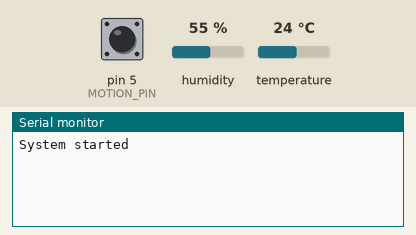
Simulated run of this sketch. Board: Arduino Uno, built with avr-gcc and run on an emulated ATmega328P. On the bench: the last lines printed to the serial monitor. The inputs (shaded band) are chosen by the test bench; at power-on: humidity 55 %, temperature 24 °C, pin 5 (MOTION_PIN) HIGH.

Above: at 1.2 s.
1.3 s: humidity set to 22 %
At 3.0 s:
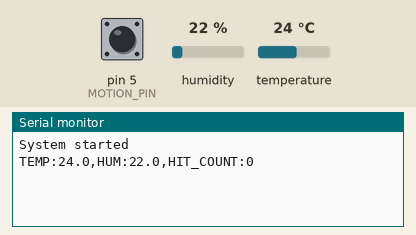
5.5 s: temperature set to 12 °C
At 6.8 s:
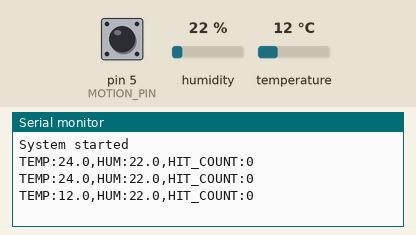
7.0 s: humidity set to 40 %
At 8.4 s:
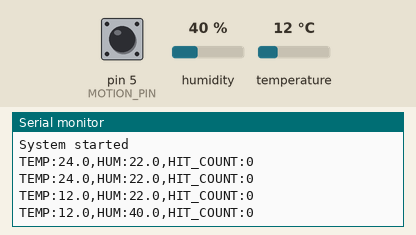
8.5 s: pin 5 (MOTION_PIN) pulsed LOW 2 times (0.12 s each, 0.3 s apart)
At 9.6 s:
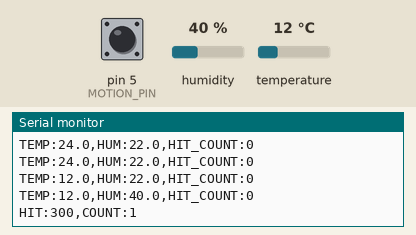
10.6 s: pin 5 (MOTION_PIN) pulled LOW for 0.15 s
At 11.3 s:
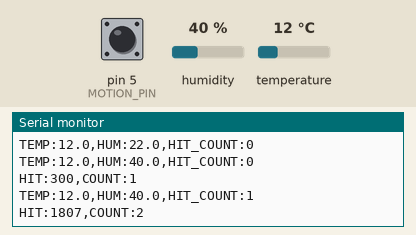
12.2 s: pin 5 (MOTION_PIN) pulled LOW for 1 s
At 13.6 s:
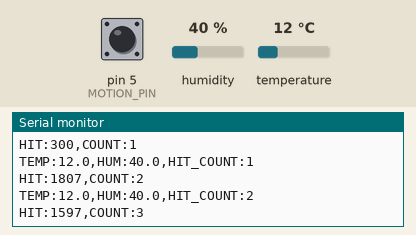
Timing chart, 0 to 15.2 s (numbered marks = the images above; inputs shaded):
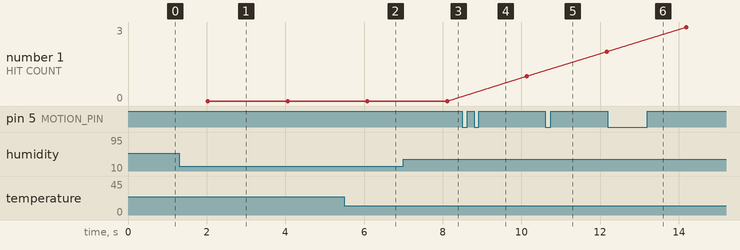

The sketch:

TermoAndGyro.ino
```cpp
#include "DHT.h"

// КОНСТАНТЫ ПИНОВ
#define DHT_PIN 2
#define MOTION_PIN 5

// КОНСТАНТЫ ВРЕМЕНИ
#define TEMP_READ_INTERVAL_MS 2000  // Чтение температуры каждые 2 секунды
#define HIT_RESET_INTERVAL_MS 600000 // Сброс счетчика каждые 10 минут
#define DEBOUNCE_DELAY_MS 50
#define HOLD_DELAY_MS 10
#define MAIN_LOOP_DELAY_MS 10

DHT dht(DHT_PIN, DHT11);

// ПЕРЕМЕННЫЕ ДЛЯ УДАРОВ
unsigned long lastHitTime = 0;
unsigned long timeBetweenHits = 0;
unsigned long lastTempTime = 0;
int hitCount = 0;

// ПЕРЕМЕННЫЕ ДЛЯ ТЕМПЕРАТУРЫ
float lastTemperature = 0;
float lastHumidity = 0;

void setup() {
  pinMode(MOTION_PIN, INPUT_PULLUP);
  dht.begin();
  Serial.begin(9600);
  Serial.println("System started");
}

void loop() {
  // ОБРАБОТКА УДАРОВ/ВИБРАЦИИ
  if (digitalRead(MOTION_PIN) == LOW) {
    unsigned long currentTime = millis();

    if (lastHitTime != 0) {
      timeBetweenHits = currentTime - lastHitTime;
      hitCount++;

      // Отправляем данные об ударе
      Serial.print("HIT:");
      Serial.print(timeBetweenHits);
      Serial.print(",COUNT:");
      Serial.print(hitCount);
      Serial.println();
    }

    lastHitTime = currentTime;

    // Антидребезг
    delay(DEBOUNCE_DELAY_MS);
    while(digitalRead(MOTION_PIN) == LOW) {
      delay(HOLD_DELAY_MS);
    }
  }

  // ЧТЕНИЕ ТЕМПЕРАТУРЫ И ВЛАЖНОСТИ
  if (millis() - lastTempTime >= TEMP_READ_INTERVAL_MS) {
    float humidity = dht.readHumidity();
    float temperature = dht.readTemperature();

    if (!isnan(humidity) && !isnan(temperature)) {
      lastTemperature = temperature;
      lastHumidity = humidity;

      // Отправляем данные в формате для Python
      Serial.print("TEMP:");
      Serial.print(temperature, 1);
      Serial.print(",HUM:");
      Serial.print(humidity, 1);
      Serial.print(",HIT_COUNT:");
      Serial.print(hitCount);
      Serial.println();
    } else {
      Serial.println("ERROR:DHT11 read failed");
    }

    lastTempTime = millis();

    // СБРОС СЧЕТЧИКА УДАРОВ
    if (millis() > HIT_RESET_INTERVAL_MS) {
      hitCount = 0;
    }
  }

  delay(MAIN_LOOP_DELAY_MS);
}
```

Measured:
- after the input at 1.3 s, the serial monitor: prints a new line after 0.73 s (image 1)
- after the input at 5.5 s, the serial monitor: prints a new line after 0.58 s (image 2)
- after the input at 7.0 s, the serial monitor: prints a new line after 1.1 s (image 3)
- after the input at 8.5 s, the serial monitor: prints a new line after 0.30 s (image 4)
- after the input at 10.6 s, the serial monitor: prints a new line at once (image 5)
- after the input at 12.2 s, the serial monitor: prints a new line at once (image 6)
- plotted number 1: 0 → 1 after the input at 8.5 s, 1 → 2 after the input at 10.6 s, 2 → 3 after the input at 12.2 s
